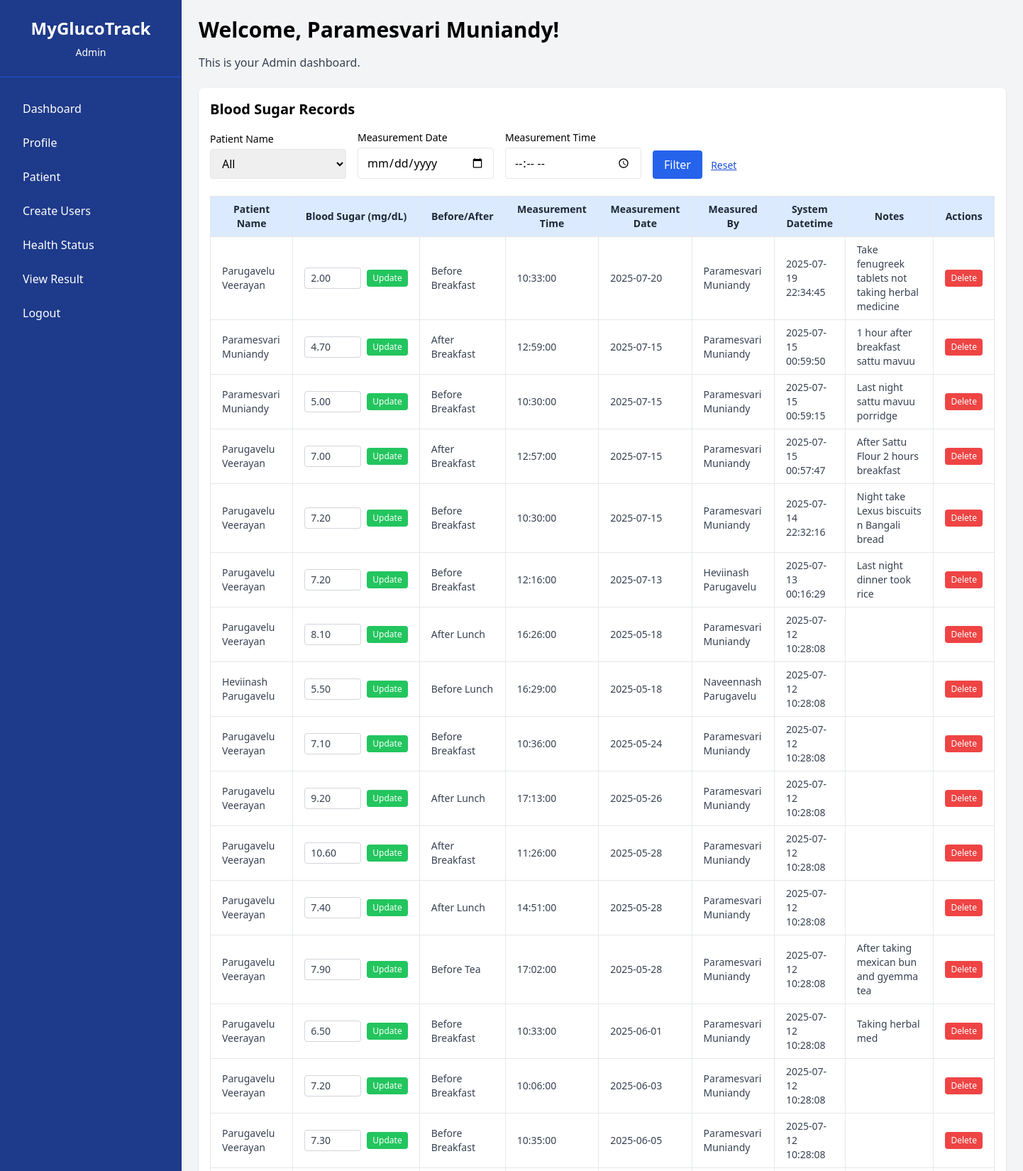
Page /modules/viewresults.php (signed in, upper part) on the committed database.
### tables this page shows
CREATE TABLE `bloodsugarlevel` (
  `id` int(11) NOT NULL,
  `patient_name` varchar(255) NOT NULL,
  `blood_sugar_level` decimal(5,2) NOT NULL,
  `before_after` varchar(50) NOT NULL,
  `measurement_time` time NOT NULL,
  `measurement_date` date NOT NULL,
  `measurement_by` varchar(255) NOT NULL,
  `notes` text DEFAULT NULL,
  `systemdatetime` datetime NOT NULL,
  `tenant_id` int(11) NOT NULL
);

### modules/viewresults.php (the view, shortened to what this page needs)
<?php
require '../config/db.php';
$filters = [];
$params = [];
$types = '';
$filters[] = "tenant_id = ?";
$params[] = $_SESSION['tenant_id'];
$types .= "i";
$sql = "SELECT * FROM bloodsugarlevel";
if (!empty($filters)) {
    $sql .= " WHERE " . implode(" AND ", $filters);
}
$sql .= " ORDER BY systemdatetime DESC";
$stmt = $conn->prepare($sql);
if (!empty($params)) {
    $stmt->bind_param($types, ...$params);
}
$stmt->execute();
$result = $stmt->get_result();
?>
<!DOCTYPE html>
<html lang="en">
<head>
    <script src="https://cdn.tailwindcss.com"></script>
</head>
<body class="bg-gray-100 flex min-h-screen">
     <?php include '../components/sidebar.php'; ?>
    <main class="flex-1 p-6 mt-12 md:mt-0">
        <h2 class="text-3xl font-semibold mb-4">Welcome, <?= htmlspecialchars($fullname) ?>!</h2>
        <p class="text-gray-700">This is your <?= htmlspecialchars($role) ?> dashboard.</p>
        <div class="mt-6 p-4 bg-white shadow rounded-md">
        <h3 class="text-xl font-semibold mb-4">Blood Sugar Records</h3>
        <form method="GET" class="mb-6 flex flex-wrap gap-4 items-end">
    <div>
        <label class="block text-sm font-medium mb-1" for="patient_name">Patient Name</label>
        <select name="patient_name" id="patient_name" class="px-3 py-2 border rounded w-48">
            <option value="">All</option>
        </select>
    </div>
    <div>
        <label class="block text-sm font-medium mb-1" for="measurement_date">Measurement Date</label>
        <input type="date" name="measurement_date" id="measurement_date" class="px-3 py-2 border rounded w-48"
               value="<?= isset($_GET['measurement_date']) ? $_GET['measurement_date'] : '' ?>">
    </div>
    <div>
        <label class="block text-sm font-medium mb-1" for="measurement_time">Measurement Time</label>
        <input type="time" name="measurement_time" id="measurement_time" class="px-3 py-2 border rounded w-48"
               value="<?= isset($_GET['measurement_time']) ? $_GET['measurement_time'] : '' ?>">
    </div>
    <div>
        <button type="submit" class="bg-blue-600 text-white px-4 py-2 rounded hover:bg-blue-700">Filter</button>
        <a href="viewresults.php" class="ml-2 text-sm underline text-blue-700">Reset</a>
    </div>
</form>
<div class="overflow-x-auto">
    <table class="min-w-full table-auto text-sm border border-gray-300">
        <thead class="bg-blue-100 text-gray-800 font-semibold">
            <tr>
                <th class="px-4 py-2 border">Patient Name</th>
                <th class="px-4 py-2 border">Blood Sugar (mg/dL)</th>
                <th class="px-4 py-2 border">Before/After</th>
                <th class="px-4 py-2 border">Measurement Time</th>
                <th class="px-4 py-2 border">Measurement Date</th>
                <th class="px-4 py-2 border">Measured By</th>
                <th class="px-4 py-2 border">System Datetime</th>
                <th class="px-4 py-2 border">Notes</th>
                <?php if ($role === 'System God' || $role === 'Admin'): ?>
                    <th class="px-4 py-2 border">Actions</th>
                <?php endif; ?>
            </tr>
        </thead>
        <tbody class="bg-white text-gray-700">
            <?php while ($row = $result->fetch_assoc()): ?>
                <tr class="border-t">
                    <td class="px-4 py-2 border"><?= htmlspecialchars($row['patient_name']) ?></td>
                    <td class="px-4 py-2 border">
                        <?php if ($role === 'System God' || $role === 'Admin'): ?>
                            <form action="update_bloodsugar.php" method="POST" class="flex gap-2 items-center">
                                <input type="number" step="0.1" name="blood_sugar_level" value="<?= $row['blood_sugar_level'] ?>" class="w-20 px-2 py-1 border border-gray-300 rounded" required>
                                <button type="submit" class="bg-green-500 text-white px-2 py-1 rounded hover:bg-green-600 text-xs">Update</button>
                            </form>
                        <?php else: ?>
                            <?= htmlspecialchars($row['blood_sugar_level']) ?>
                        <?php endif; ?>
                    </td>
                    <td class="px-4 py-2 border"><?= htmlspecialchars($row['before_after']) ?></td>
                    <td class="px-4 py-2 border"><?= htmlspecialchars($row['measurement_time']) ?></td>
                    <td class="px-4 py-2 border"><?= htmlspecialchars($row['measurement_date']) ?></td>
                    <td class="px-4 py-2 border"><?= htmlspecialchars($row['measurement_by']) ?></td>
                    <td class="px-4 py-2 border"><?= htmlspecialchars($row['systemdatetime']) ?></td>
                    <td class="px-4 py-2 border"><?= htmlspecialchars($row['notes']) ?></td>
                    <?php if ($role === 'System God' || $role === 'Admin'): ?>
    <td class="px-4 py-2 border text-center space-y-1">
        <form action="delete_bloodsugar.php" method="POST" onsubmit="return confirm('Are you sure you want to delete this record?');">
            <button type="submit" class="bg-red-500 text-white px-2 py-1 rounded hover:bg-red-600 text-xs w-full">Delete</button>
        </form>
    </td>
<?php endif; ?>
                </tr>
            <?php endwhile; ?>
        </tbody>
    </table>
</div>
        </div>
    </main>
</body>
</html>

### rows in the picture
bloodsugarlevel: patient_name "Parugavelu Veerayan", blood_sugar_level "2.00", before_after "Before Breakfast", measurement_time "10:33:00", measurement_date "2025-07-20", measurement_by "Paramesvari Muniandy", systemdatetime "2025-07-19 22:34:45", notes "Take fenugreek tablets not taking herbal medicine"
bloodsugarlevel: patient_name "Paramesvari Muniandy", blood_sugar_level "4.70", before_after "After Breakfast", measurement_time "12:59:00", measurement_date "2025-07-15", measurement_by "Paramesvari Muniandy", systemdatetime "2025-07-15 00:59:50", notes "1 hour after breakfast sattu mavuu"
bloodsugarlevel: patient_name "Paramesvari Muniandy", blood_sugar_level "5.00", before_after "Before Breakfast", measurement_time "10:30:00", measurement_date "2025-07-15", measurement_by "Paramesvari Muniandy", systemdatetime "2025-07-15 00:59:15", notes "Last night sattu mavuu porridge"
bloodsugarlevel: patient_name "Parugavelu Veerayan", blood_sugar_level "7.00", before_after "After Breakfast", measurement_time "12:57:00", measurement_date "2025-07-15", measurement_by "Paramesvari Muniandy", systemdatetime "2025-07-15 00:57:47", notes "After Sattu Flour 2 hours breakfast"
bloodsugarlevel: patient_name "Parugavelu Veerayan", blood_sugar_level "7.20", before_after "Before Breakfast", measurement_time "10:30:00", measurement_date "2025-07-15", measurement_by "Paramesvari Muniandy", systemdatetime "2025-07-14 22:32:16", notes "Night take Lexus biscuits n Bangali bread"
bloodsugarlevel: patient_name "Parugavelu Veerayan", blood_sugar_level "7.20", before_after "Before Breakfast", measurement_time "12:16:00", measurement_date "2025-07-13", measurement_by "Heviinash Parugavelu", systemdatetime "2025-07-13 00:16:29", notes "Last night dinner took rice"
bloodsugarlevel: patient_name "Parugavelu Veerayan", blood_sugar_level "8.10", before_after "After Lunch", measurement_time "16:26:00", measurement_date "2025-05-18", measurement_by "Paramesvari Muniandy", systemdatetime "2025-07-12 10:28:08"
bloodsugarlevel: patient_name "Heviinash Parugavelu", blood_sugar_level "5.50", before_after "Before Lunch", measurement_time "16:29:00", measurement_date "2025-05-18", measurement_by "Naveennash Parugavelu", systemdatetime "2025-07-12 10:28:08"
bloodsugarlevel: patient_name "Parugavelu Veerayan", blood_sugar_level "7.10", before_after "Before Breakfast", measurement_time "10:36:00", measurement_date "2025-05-24", measurement_by "Paramesvari Muniandy", systemdatetime "2025-07-12 10:28:08"
bloodsugarlevel: patient_name "Parugavelu Veerayan", blood_sugar_level "9.20", before_after "After Lunch", measurement_time "17:13:00", measurement_date "2025-05-26", measurement_by "Paramesvari Muniandy", systemdatetime "2025-07-12 10:28:08"
bloodsugarlevel: patient_name "Parugavelu Veerayan", blood_sugar_level "10.60", before_after "After Breakfast", measurement_time "11:26:00", measurement_date "2025-05-28", measurement_by "Paramesvari Muniandy", systemdatetime "2025-07-12 10:28:08"
bloodsugarlevel: patient_name "Parugavelu Veerayan", blood_sugar_level "7.40", before_after "After Lunch", measurement_time "14:51:00", measurement_date "2025-05-28", measurement_by "Paramesvari Muniandy", systemdatetime "2025-07-12 10:28:08"
bloodsugarlevel: patient_name "Parugavelu Veerayan", blood_sugar_level "7.90", before_after "Before Tea", measurement_time "17:02:00", measurement_date "2025-05-28", measurement_by "Paramesvari Muniandy", systemdatetime "2025-07-12 10:28:08", notes "After taking mexican bun and gyemma tea"
bloodsugarlevel: patient_name "Parugavelu Veerayan", blood_sugar_level "6.50", before_after "Before Breakfast", measurement_time "10:33:00", measurement_date "2025-06-01", measurement_by "Paramesvari Muniandy", systemdatetime "2025-07-12 10:28:08", notes "Taking herbal med"
bloodsugarlevel: patient_name "Parugavelu Veerayan", blood_sugar_level "7.20", before_after "Before Breakfast", measurement_time "10:06:00", measurement_date "2025-06-03", measurement_by "Paramesvari Muniandy", systemdatetime "2025-07-12 10:28:08"
bloodsugarlevel: patient_name "Parugavelu Veerayan", blood_sugar_level "7.30", before_after "Before Breakfast", measurement_time "10:35:00", measurement_date "2025-06-05", measurement_by "Paramesvari Muniandy", systemdatetime "2025-07-12 10:28:08"

### other values in the picture
$role "Admin"
$fullname "Paramesvari Muniandy"
